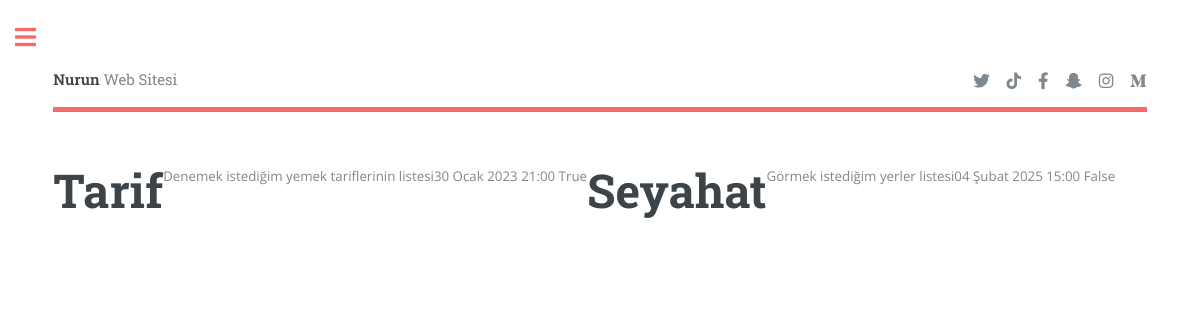
Screenshot of /nur/ with the database file from the repository.
### nur/models.py (models this page shows, shortened)
class ToDoList(models.Model):
    class Meta:
        verbose_name = 'Yapılacak'
        verbose_name_plural = 'Yapılacaklar'
    baslik = models.CharField(max_length=144,verbose_name="Başlık")
    aciklama = models.TextField(blank=True,null=True,verbose_name="Açıklama")
    eklenme_tarihi = models.DateTimeField(default=timezone.now,verbose_name="Eklenme Tarihi")
    durum = models.BooleanField(default=False, verbose_name="Yapıldı")

### nur/views.py (the view)
# urls.py: path('',views.listele,name="Bora_listele")
def listele(request):
    Yapilacaklar = ToDoList.objects.all()
    return render(request,"nur/listele.html",{"Yapilacaklar":Yapilacaklar})

### templates/nur/listele.html
{% extends '../base.html' %}
{% block baslik %}
    <a href="index.html" class="logo"><strong>Nurun</strong> Web Sitesi</a>
{% endblock baslik %}
{% block icerik%}
    {% for data in Yapilacaklar %}
        <h1>{{data.baslik}}</h1>
        <p>{{data.aciklama}}</p>
        {{data.eklenme_tarihi}}
        {{data.durum}}
    {% endfor %}
{% endblock icerik%}

### static/assets/css/main.css (style rules this page uses)
html, body, div, span, applet, object, iframe, h1, h2, h3, h4, h5, h6, p, blockquote, pre, a, abbr, acronym, address, big, cite, code, del, dfn, em, img, ins, kbd, q, s, samp, small, strike, strong, sub, sup, tt, var, b, u, i, center, dl, dt, dd, ol, ul, li, fieldset, form, label, legend, table, caption, tbody, tfoot, thead, tr, th, td, article, aside, canvas, details, embed, figure, figcaption, footer, header, hgroup, menu, nav, output, ruby, section, summary, time, mark, audio, video { margin: 0; padding: 0; border: 0; font-size: 100%; font: inherit; vertical-align: baseline; }
body { line-height: 1; }
body { -webkit-text-size-adjust: none; }
body { -ms-overflow-style: scrollbar; }
html { box-sizing: border-box; }
*, *:before, *:after { box-sizing: inherit; }
body { background: #ffffff; }
body, input, select, textarea { color: #7f888f; font-family: "Open Sans", sans-serif; font-size: 13pt; font-weight: 400; line-height: 1.65; }
@media screen and (max-width: 1680px) { body, input, select, textarea { font-size: 11pt; } }
@media screen and (max-width: 1280px) { body, input, select, textarea { font-size: 10pt; } }
a { -moz-transition: color 0.2s ease-in-out, border-bottom-color 0.2s ease-in-out; -webkit-transition: color 0.2s ease-in-out, border-bottom-color 0.2s ease-in-out; -ms-transition: color 0.2s ease-in-out, border-bottom-color 0.2s ease-in-out; transition: color 0.2s ease-in-out, border-bottom-color 0.2s ease-in-out; border-bottom: dotted 1px; color: #f56a6a; text-decoration: none; }
strong, b { color: #3d4449; font-weight: 600; }
p { margin: 0 0 2em 0; }
h1, h2, h3, h4, h5, h6 { color: #3d4449; font-family: "Roboto Slab", serif; font-weight: 700; line-height: 1.5; margin: 0 0 1em 0; }
h1 { font-size: 4em; margin: 0 0 0.5em 0; line-height: 1.3; }
@media screen and (max-width: 1680px) { h1 { font-size: 3.5em; } }
#header > * { -moz-flex: 1; -webkit-flex: 1; -ms-flex: 1; flex: 1; margin-bottom: 0; }
#header .logo { border-bottom: 0; color: inherit; font-family: "Roboto Slab", serif; font-size: 1.125em; }
#banner h1 { margin-top: -0.125em; }

### rows the page displays
ToDoList: baslik "Tarif", aciklama "Denemek istediğim yemek tariflerinin listesi", eklenme_tarihi "30 Ocak 2023 21:00", durum "True"
ToDoList: baslik "Seyahat", aciklama "Görmek istediğim yerler listesi", eklenme_tarihi "04 Şubat 2025 15:00", durum "False"
